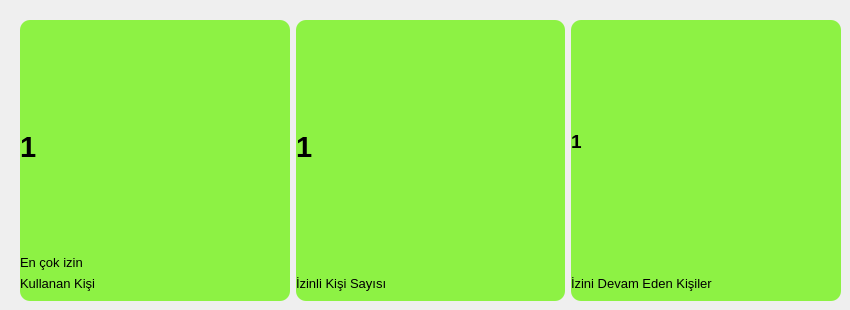
      <widget class="QWidget" name="tab_3">
       <attribute name="title">
        <string/>
       </attribute>
       <widget class="QWidget" name="layoutWidget">
        <property name="geometry">
         <rect>
          <x>20</x>
          <y>20</y>
          <width>821</width>
          <height>281</height>
         </rect>
        </property>
        <layout class="QHBoxLayout" name="horizontalLayout">
         <item>
          <widget class="QGroupBox" name="groupBox_5">
           <property name="styleSheet">
            <string notr="true">background:#8DF244;
border-radius:10px;

</string>
           </property>
           <property name="title">
            <string/>
           </property>
           <widget class="QWidget" name="layoutWidget">
            <property name="geometry">
             <rect>
              <x>0</x>
              <y>110</y>
              <width>261</width>
              <height>161</height>
             </rect>
            </property>
            <layout class="QVBoxLayout" name="verticalLayout_4">
             <item>
              <widget class="QLabel" name="label_26">
               <property name="font">
                <font>
                 <pointsize>22</pointsize>
                 <weight>75</weight>
                 <bold>true</bold>
                </font>
               </property>
               <property name="text">
                <string>1</string>
               </property>
               <property name="alignment">
                <set>Qt::AlignLeading|Qt::AlignLeft|Qt::AlignVCenter</set>
               </property>
              </widget>
             </item>
             <item>
              <spacer name="verticalSpacer">
               <property name="orientation">
                <enum>Qt::Vertical</enum>
               </property>
               <property name="sizeHint" stdset="0">
                <size>
                 <width>20</width>
                 <height>40</height>
                </size>
               </property>
              </spacer>
             </item>
             <item>
              <widget class="QLabel" name="label_25">
               <property name="font">
                <font>
                 <family>MS Shell Dlg 2</family>
                 <pointsize>10</pointsize>
                 <weight>50</weight>
                 <bold>false</bold>
                 <underline>false</underline>
                </font>
               </property>
               <property name="styleSheet">
                <string notr="true">#label_6{
color:black;
}</string>
               </property>
               <property name="text">
                <string>En çok izin</string>
               </property>
              </widget>
             </item>
             <item>
              <widget class="QLabel" name="label_64">
               <property name="font">
                <font>
                 <family>MS Shell Dlg 2</family>
                 <pointsize>10</pointsize>
                 <weight>50</weight>
                 <bold>false</bold>
                 <underline>false</underline>
                </font>
               </property>
               <property name="styleSheet">
                <string notr="true">#label_6{
color:black;
}</string>
               </property>
               <property name="text">
                <string>Kullanan Kişi</string>
               </property>
              </widget>
             </item>
            </layout>
           </widget>
          </widget>
         </item>
         <item>
          <widget class="QGroupBox" name="groupBox_7">
           <property name="styleSheet">
            <string notr="true">background:#8DF244;
border-radius:10px;

</string>
           </property>
           <property name="title">
            <string/>
           </property>
           <widget class="QWidget" name="layoutWidget">
            <property name="geometry">
             <rect>
              <x>0</x>
              <y>110</y>
              <width>191</width>
              <height>161</height>
             </rect>
            </property>
            <layout class="QVBoxLayout" name="verticalLayout_3">
             <item>
              <widget class="QLabel" name="label_28">
               <property name="font">
                <font>
                 <pointsize>22</pointsize>
                 <weight>75</weight>
                 <bold>true</bold>
                </font>
               </property>
               <property name="text">
                <string>1</string>
               </property>
               <property name="alignment">
                <set>Qt::AlignLeading|Qt::AlignLeft|Qt::AlignVCenter</set>
               </property>
              </widget>
             </item>
             <item>
              <spacer name="verticalSpacer_2">
               <property name="orientation">
                <enum>Qt::Vertical</enum>
               </property>
               <property name="sizeHint" stdset="0">
                <size>
                 <width>20</width>
                 <height>40</height>
                </size>
               </property>
              </spacer>
             </item>
             <item>
              <widget class="QLabel" name="label_34">
               <property name="font">
                <font>
                 <family>MS Shell Dlg 2</family>
                 <pointsize>10</pointsize>
                 <weight>50</weight>
                 <bold>false</bold>
                 <underline>false</underline>
                </font>
               </property>
               <property name="styleSheet">
                <string notr="true">#label_6{
color:black;
}</string>
               </property>
               <property name="text">
                <string>İzinli Kişi Sayısı</string>
               </property>
              </widget>
             </item>
            </layout>
           </widget>
          </widget>
         </item>
         <item>
          <widget class="QGroupBox" name="groupBox_13">
           <property name="styleSheet">
            <string notr="true">background:#8DF244;
border-radius:10px;

</string>
           </property>
           <property name="title">
            <string/>
           </property>
           <widget class="QWidget" name="layoutWidget">
            <property name="geometry">
             <rect>
              <x>0</x>
              <y>110</y>
              <width>182</width>
              <height>161</height>
             </rect>
            </property>
            <layout class="QVBoxLayout" name="verticalLayout_2">
             <item>
              <widget class="QLabel" name="label_63">
               <property name="font">
                <font>
                 <pointsize>14</pointsize>
                 <weight>75</weight>
                 <bold>true</bold>
                </font>
               </property>
               <property name="text">
                <string>1</string>
               </property>
               <property name="alignment">
                <set>Qt::AlignLeading|Qt::AlignLeft|Qt::AlignVCenter</set>
               </property>
              </widget>
             </item>
             <item>
              <spacer name="verticalSpacer_3">
               <property name="orientation">
                <enum>Qt::Vertical</enum>
               </property>
               <property name="sizeHint" stdset="0">
                <size>
                 <width>20</width>
                 <height>40</height>
                </size>
               </property>
              </spacer>
             </item>
             <item>
              <widget class="QLabel" name="label_62">
               <property name="font">
                <font>
                 <family>MS Shell Dlg 2</family>
                 <pointsize>10</pointsize>
                 <weight>50</weight>
                 <bold>false</bold>
                 <underline>false</underline>
                </font>
               </property>
               <property name="styleSheet">
                <string notr="true">#label_6{
color:black;
}</string>
               </property>
               <property name="text">
                <string>İzini Devam Eden Kişiler</string>
               </property>
              </widget>
             </item>
            </layout>
           </widget>
          </widget>
         </item>
        </layout>
       </widget>
      </widget>
